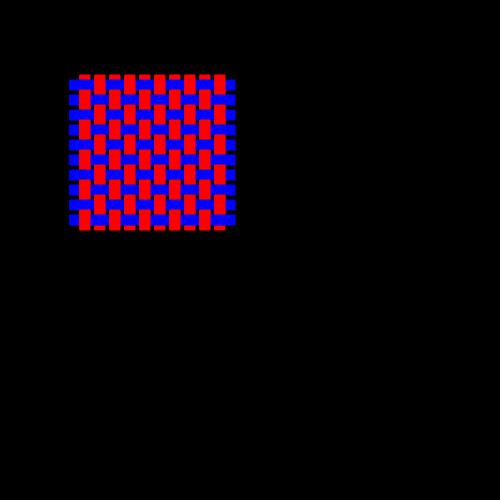
Frame 1 (no input)
Frame 60 (no input): identical to frame 1, image omitted
Frame 120 (the mouse pressed at the canvas centre since frame 60): identical to frame 1, image omitted

The p5.js sketch that drew this single still picture (run headless with seeded random() and noise() and a simulated clock; from frame 60 on, the mouse is pressed at the canvas centre):

// p5.js sketch
// ── sketch.js
var sz = 10;
var sp = 5;
var ss;
var n = 10;
var full;
var t = 0;
var inc = 1;

function setup() {
	createCanvas(500, 500);

	ss = sz + sp;
	full = ss*n + sp + sz;

}

function draw() {
	background(0);

	for(var i = 0; i < n; i += 2){
		line1(80, 80 + ss*i, t);
		line2(80, 80 + ss*(i+1), t);
	}


}

// ── functions.js
function line1(x, y, t){

	for(var i = 0; i < n; i += 2){
		push();
		stroke(255, 0, 0);
		fill(255, 0, 0);
		translate(x, y - sp - t*i);
		rect(i*ss, 0, 10, ss + sp);
		pop();
	}

	push();
	stroke(0, 0, 255);
	fill(0, 0, 255);
	translate(x - sz, y);
	rect(0, 0, full, 10);
	pop();

	for(var j = 0; j < n; j += 2){
		push();
		stroke(255, 0, 0);
		fill(255, 0, 0);
		translate(x, y - sp - t*j);
		rect((j+1)*ss, 0, 10, ss + sp);
		pop();
	}
}

function line2(x, y, t){

	for(var j = 0; j < n; j += 2){
		push();
		stroke(255, 0, 0);
		fill(255, 0, 0);
		translate(x, y - sp - t*j);
		rect((j+1)*ss, 0, 10, ss + sp);
		pop();
	}

	push();
	stroke(0, 0, 255);
	fill(0, 0, 255);
	translate(x - sz, y);
	rect(0, 0, full, 10);
	pop();

	for(var i = 0; i < n; i += 2){
		push();
		stroke(255, 0, 0);
		fill(255, 0, 0);
		translate(x, y - sp - t*i);
		rect(i*ss, 0, 10, ss + sp);
		pop();
	}
}
